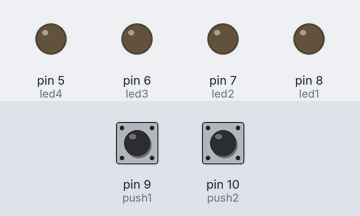
The program below on a simulated MicroPython board. On the bench: output pins drawn as LEDs (lit = HIGH). The test bench sets the inputs (shaded band); at power-on: pin 9 (push1) LOW, pin 10 (push2) LOW.

Above: at 1.2 s.
1.3 s: pin 9 (push1) pulled HIGH for 0.15 s
At 1.8 s:
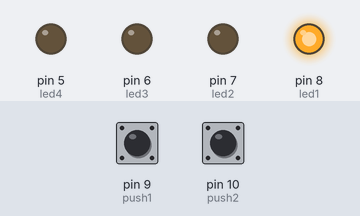
2.9 s: pin 9 (push1) pulled HIGH for 1 s
At 3.3 s:
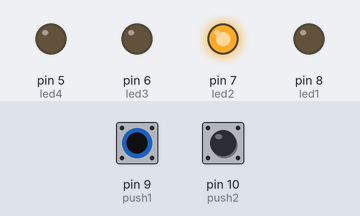
5.4 s: pin 9 (push1) pulled HIGH for 0.15 s
At 6.1 s:
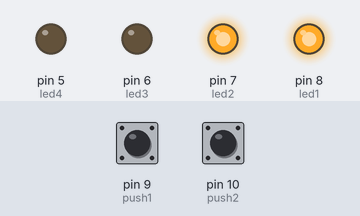
7.0 s: pin 9 (push1) pulled HIGH for 3.2 s
At 7.6 s:
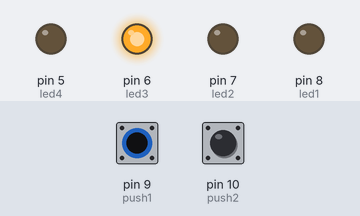
11.7 s: pin 9 (push1) pulled HIGH for 0.15 s
At 12.1 s:
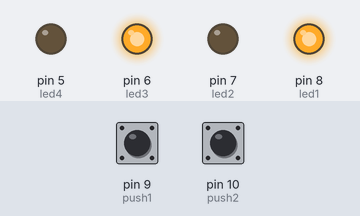
13.3 s: pin 9 (push1) pulled HIGH for 1 s
At 14.8 s:
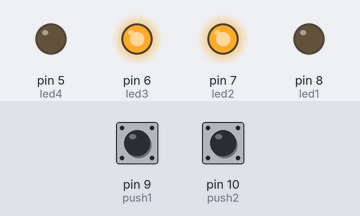
Timing chart, 0 to 16.3 s (numbered marks = the images above; inputs shaded):
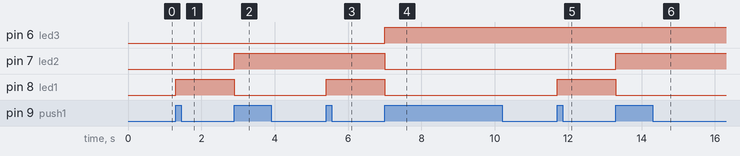

The program:

switch_push.py
```python
from machine import Pin

PUSH1 = 1
PUSH2 = 2

PUSH_OFF = 0
PUSH_ON  = 1

def led_init():
  global led1,led2,led3,led4
  led1 = Pin('PA8', Pin.OUT, Pin.PULL_NONE)
  led2 = Pin('PA7', Pin.OUT, Pin.PULL_NONE)
  led3 = Pin('PA6', Pin.OUT, Pin.PULL_NONE)
  led4 = Pin('PA5', Pin.OUT, Pin.PULL_NONE)

def led_out_bdigit(led_data):
  if (led_data & 0x01) == 0:
    led1.low()
  else:
    led1.high()
  if (led_data & 0x02) == 0:
    led2.low()
  else:
    led2.high()
  if (led_data & 0x04) == 0:
    led3.low()
  else:
    led3.high()
  if (led_data & 0x08) == 0:
    led4.low()
  else:
    led4.high()

def switch_push_init():
  global push1,push2
  push1 = Pin('PA9', Pin.IN, Pin.PULL_NONE)
  push2 = Pin('PA10', Pin.IN, Pin.PULL_NONE)

def switch_push_sense():
  reg = 0
  if push1.value() == 1:
    reg = PUSH1
  if push2.value() == 1:
    reg |= PUSH2
  return reg

def busy_wait():
  for _ in range(100000):
    pass

def main():
  led_data = 0
  push_data = 0
  push1_state = PUSH_OFF
  push2_state = PUSH_OFF

  led_init()
  switch_push_init()

  while True:
    push_data = switch_push_sense()

    if (((push_data & PUSH1) == PUSH1) and (push1_state == PUSH_OFF)):
      led_data += 1
    push1_state = PUSH_ON if ((push_data & PUSH1) == PUSH1) else PUSH_OFF

    if ((push_data & PUSH2) == PUSH2) and (push2_state == PUSH_OFF):
      led_data -= 1
    push2_state = PUSH_ON if ((push_data & PUSH2) == PUSH2) else PUSH_OFF

    led_out_bdigit(led_data)

if __name__ == '__main__':
  main()
```

Measured:
- after the input at 1.3 s, pin 8 (led1): LOW → HIGH at once
- after the input at 2.9 s, pin 7 (led2): LOW → HIGH at once; pin 8 (led1): HIGH → LOW at once
- after the input at 5.4 s, pin 8 (led1): LOW → HIGH at once
- after the input at 7.0 s, pin 6 (led3): LOW → HIGH at once; pin 7 (led2), pin 8 (led1): HIGH → LOW at once
- after the input at 11.7 s, pin 8 (led1): LOW → HIGH at once
- after the input at 13.3 s, pin 7 (led2): LOW → HIGH at once; pin 8 (led1): HIGH → LOW at once
